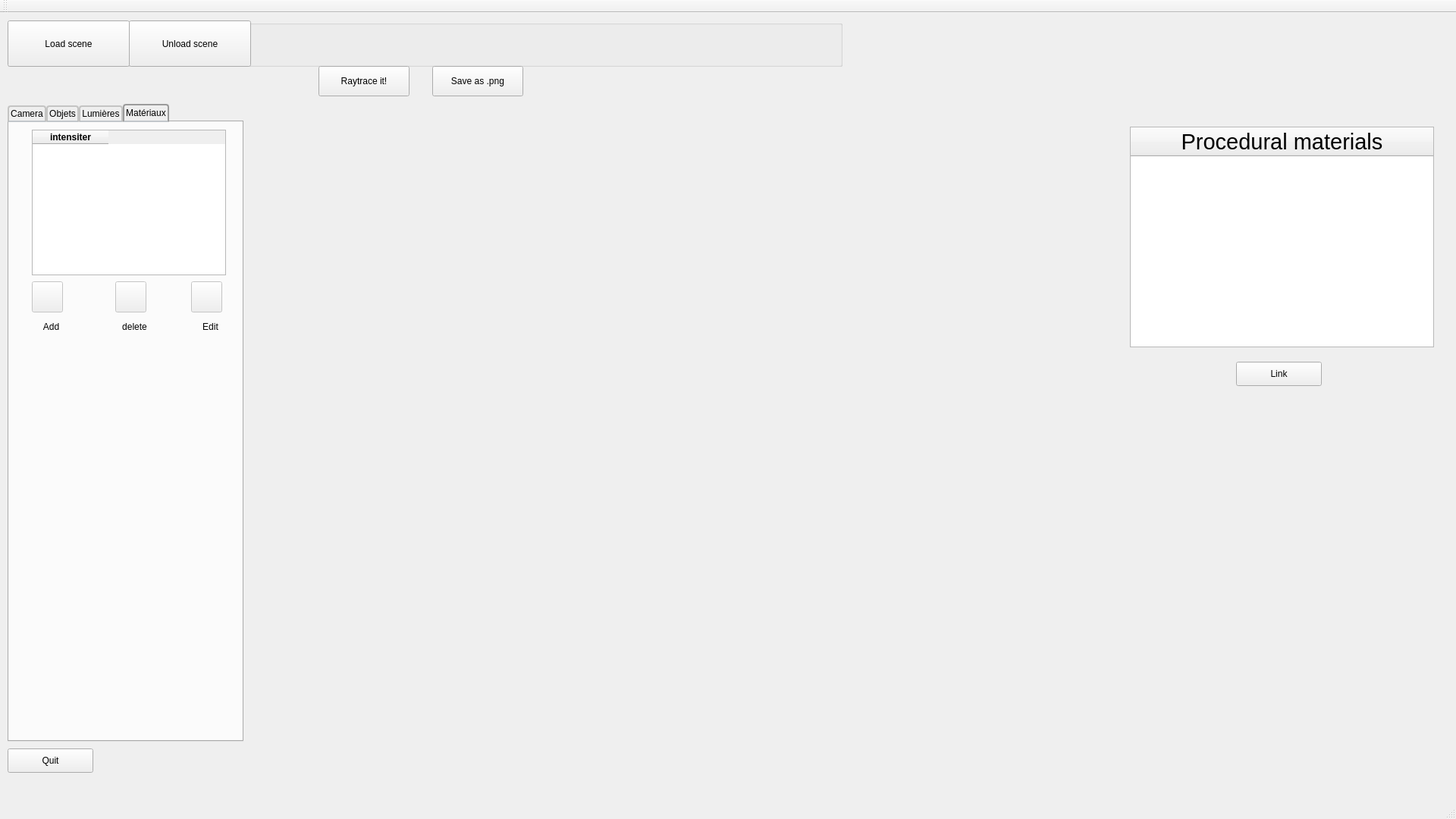
<?xml version="1.0" encoding="UTF-8"?>
<ui version="4.0">
 <class>MainWindow</class>
 <widget class="QMainWindow" name="MainWindow">
  <property name="windowModality">
   <enum>Qt::NonModal</enum>
  </property>
  <property name="geometry">
   <rect>
    <x>0</x>
    <y>0</y>
    <width>1920</width>
    <height>1080</height>
   </rect>
  </property>
  <property name="minimumSize">
   <size>
    <width>1920</width>
    <height>1080</height>
   </size>
  </property>
  <property name="maximumSize">
   <size>
    <width>1920</width>
    <height>1080</height>
   </size>
  </property>
  <property name="windowTitle">
   <string>Raytracer</string>
  </property>
  <widget class="QWidget" name="centralWidget">
   <widget class="QGroupBox" name="groupBox_3">
    <property name="geometry">
     <rect>
      <x>10</x>
      <y>10</y>
      <width>1101</width>
      <height>61</height>
     </rect>
    </property>
    <property name="title">
     <string/>
    </property>
    <widget class="QPushButton" name="loadButton">
     <property name="geometry">
      <rect>
       <x>0</x>
       <y>0</y>
       <width>161</width>
       <height>61</height>
      </rect>
     </property>
     <property name="text">
      <string>Load scene</string>
     </property>
     <property name="icon">
      <iconset>
       <normaloff>../../../../Downloads/open-folder.png</normaloff>../../../../Downloads/open-folder.png</iconset>
     </property>
     <property name="iconSize">
      <size>
       <width>32</width>
       <height>32</height>
      </size>
     </property>
     <property name="autoDefault">
      <bool>true</bool>
     </property>
     <property name="default">
      <bool>false</bool>
     </property>
     <property name="flat">
      <bool>false</bool>
     </property>
    </widget>
    <widget class="QPushButton" name="loadButton_2">
     <property name="geometry">
      <rect>
       <x>160</x>
       <y>0</y>
       <width>161</width>
       <height>61</height>
      </rect>
     </property>
     <property name="text">
      <string>Unload scene</string>
     </property>
     <property name="icon">
      <iconset>
       <normaloff>../../../../Downloads/open-folder.png</normaloff>../../../../Downloads/open-folder.png</iconset>
     </property>
     <property name="iconSize">
      <size>
       <width>32</width>
       <height>32</height>
      </size>
     </property>
     <property name="autoDefault">
      <bool>true</bool>
     </property>
     <property name="default">
      <bool>false</bool>
     </property>
     <property name="flat">
      <bool>false</bool>
     </property>
    </widget>
   </widget>
   <widget class="QPushButton" name="pushButton">
    <property name="enabled">
     <bool>true</bool>
    </property>
    <property name="geometry">
     <rect>
      <x>10</x>
      <y>970</y>
      <width>113</width>
      <height>32</height>
     </rect>
    </property>
    <property name="maximumSize">
     <size>
      <width>1080</width>
      <height>720</height>
     </size>
    </property>
    <property name="text">
     <string>Quit</string>
    </property>
    <property name="autoDefault">
     <bool>false</bool>
    </property>
    <property name="default">
     <bool>false</bool>
    </property>
    <property name="flat">
     <bool>false</bool>
    </property>
   </widget>
   <widget class="QPushButton" name="renderButton">
    <property name="geometry">
     <rect>
      <x>420</x>
      <y>70</y>
      <width>120</width>
      <height>40</height>
     </rect>
    </property>
    <property name="text">
     <string>Raytrace it!</string>
    </property>
   </widget>
   <widget class="QTabWidget" name="tabWidget">
    <property name="geometry">
     <rect>
      <x>10</x>
      <y>120</y>
      <width>311</width>
      <height>841</height>
     </rect>
    </property>
    <property name="styleSheet">
     <string notr="true"> QTabBar::tab {
     background: qlineargradient(x1: 0, y1: 0, x2: 0, y2: 1,
                                 stop: 0 #E1E1E1, stop: 0.4 #DDDDDD,
                                 stop: 0.5 #D8D8D8, stop: 1.0 #D3D3D3);
     border: 2px solid #C4C4C3;
     border-bottom-color: #C2C7CB; /* same as the pane color */
     border-top-left-radius: 4px;
     border-top-right-radius: 4px;
     min-width: 8ex;
     padding: 2px;
 }
 
 QTabBar::tab:selected, QTabBar::tab:hover {
     background: qlineargradient(x1: 0, y1: 0, x2: 0, y2: 1,
                                 stop: 0 #fafafa, stop: 0.4 #f4f4f4,
                                 stop: 0.5 #e7e7e7, stop: 1.0 #fafafa);
 }
 
 QTabBar::tab:selected {
     border-color: #9B9B9B;
     border-bottom-color: #C2C7CB; /* same as pane color */
 }
 
 QTabBar::tab:!selected {
     margin-top: 2px; /* make non-selected tabs look smaller */
 }
</string>
    </property>
    <property name="currentIndex">
     <number>3</number>
    </property>
    <property name="tabBarAutoHide">
     <bool>true</bool>
    </property>
    <widget class="QWidget" name="camera">
     <attribute name="title">
      <string>Camera</string>
     </attribute>
     <widget class="QLabel" name="label">
      <property name="geometry">
       <rect>
        <x>10</x>
        <y>20</y>
        <width>121</width>
        <height>21</height>
       </rect>
      </property>
      <property name="sizePolicy">
       <sizepolicy hsizetype="Preferred" vsizetype="Preferred">
        <horstretch>10</horstretch>
        <verstretch>10</verstretch>
       </sizepolicy>
      </property>
      <property name="text">
       <string>&lt;html&gt;&lt;head/&gt;&lt;body&gt;&lt;p&gt;&lt;span style=&quot; font-size:14pt;&quot;&gt;Windows Size (x) :&lt;/span&gt;&lt;/p&gt;&lt;/body&gt;&lt;/html&gt;</string>
      </property>
     </widget>
     <widget class="QLabel" name="label_2">
      <property name="geometry">
       <rect>
        <x>10</x>
        <y>60</y>
        <width>121</width>
        <height>21</height>
       </rect>
      </property>
      <property name="sizePolicy">
       <sizepolicy hsizetype="Preferred" vsizetype="Preferred">
        <horstretch>10</horstretch>
        <verstretch>10</verstretch>
       </sizepolicy>
      </property>
      <property name="text">
       <string>&lt;html&gt;&lt;head/&gt;&lt;body&gt;&lt;p&gt;&lt;span style=&quot; font-size:14pt;&quot;&gt;Windows Size (y) :&lt;/span&gt;&lt;/p&gt;&lt;/body&gt;&lt;/html&gt;</string>
      </property>
     </widget>
     <widget class="QLineEdit" name="lineEdit_cpx">
      <property name="geometry">
       <rect>
        <x>150</x>
        <y>100</y>
        <width>113</width>
        <height>21</height>
       </rect>
      </property>
      <property name="text">
       <string/>
      </property>
     </widget>
     <widget class="QLabel" name="label_3">
      <property name="geometry">
       <rect>
        <x>10</x>
        <y>100</y>
        <width>121</width>
        <height>21</height>
       </rect>
      </property>
      <property name="sizePolicy">
       <sizepolicy hsizetype="Preferred" vsizetype="Preferred">
        <horstretch>10</horstretch>
        <verstretch>10</verstretch>
       </sizepolicy>
      </property>
      <property name="text">
       <string>&lt;html&gt;&lt;head/&gt;&lt;body&gt;&lt;p&gt;&lt;span style=&quot; font-size:14pt;&quot;&gt;Camera pos (x) :&lt;/span&gt;&lt;/p&gt;&lt;p&gt;&lt;span style=&quot; font-size:14pt;&quot;&gt;&lt;br/&gt;&lt;/span&gt;&lt;/p&gt;&lt;p&gt;&lt;span style=&quot; font-size:14pt;&quot;&gt;&lt;br/&gt;&lt;/span&gt;&lt;/p&gt;&lt;/body&gt;&lt;/html&gt;</string>
      </property>
     </widget>
     <widget class="QLineEdit" name="lineEdit_cpy">
      <property name="geometry">
       <rect>
        <x>150</x>
        <y>140</y>
        <width>113</width>
        <height>21</height>
       </rect>
      </property>
      <property name="text">
       <string/>
      </property>
     </widget>
     <widget class="QLabel" name="label_4">
      <property name="geometry">
       <rect>
        <x>10</x>
        <y>140</y>
        <width>121</width>
        <height>21</height>
       </rect>
      </property>
      <property name="sizePolicy">
       <sizepolicy hsizetype="Preferred" vsizetype="Preferred">
        <horstretch>10</horstretch>
        <verstretch>10</verstretch>
       </sizepolicy>
      </property>
      <property name="text">
       <string>&lt;html&gt;&lt;head/&gt;&lt;body&gt;&lt;p&gt;&lt;span style=&quot; font-size:14pt;&quot;&gt;Camera pos (y) :&lt;/span&gt;&lt;/p&gt;&lt;p&gt;&lt;span style=&quot; font-size:14pt;&quot;&gt;&lt;br/&gt;&lt;/span&gt;&lt;/p&gt;&lt;p&gt;&lt;span style=&quot; font-size:14pt;&quot;&gt;&lt;br/&gt;&lt;/span&gt;&lt;/p&gt;&lt;/body&gt;&lt;/html&gt;</string>
      </property>
     </widget>
     <widget class="QLineEdit" name="lineEdit_cpz">
      <property name="geometry">
       <rect>
        <x>150</x>
        <y>180</y>
        <width>113</width>
        <height>21</height>
       </rect>
      </property>
      <property name="text">
       <string/>
      </property>
     </widget>
     <widget class="QLabel" name="label_5">
      <property name="geometry">
       <rect>
        <x>10</x>
        <y>180</y>
        <width>121</width>
        <height>21</height>
       </rect>
      </property>
      <property name="sizePolicy">
       <sizepolicy hsizetype="Preferred" vsizetype="Preferred">
        <horstretch>10</horstretch>
        <verstretch>10</verstretch>
       </sizepolicy>
      </property>
      <property name="text">
       <string>&lt;html&gt;&lt;head/&gt;&lt;body&gt;&lt;p&gt;&lt;span style=&quot; font-size:14pt;&quot;&gt;Camera pos (z) :&lt;/span&gt;&lt;/p&gt;&lt;p&gt;&lt;span style=&quot; font-size:14pt;&quot;&gt;&lt;br/&gt;&lt;/span&gt;&lt;/p&gt;&lt;p&gt;&lt;span style=&quot; font-size:14pt;&quot;&gt;&lt;br/&gt;&lt;/span&gt;&lt;/p&gt;&lt;/body&gt;&lt;/html&gt;</string>
      </property>
     </widget>
     <widget class="QLineEdit" name="lineEdit_laz">
      <property name="geometry">
       <rect>
        <x>150</x>
        <y>300</y>
        <width>113</width>
        <height>21</height>
       </rect>
      </property>
      <property name="text">
       <string/>
      </property>
     </widget>
     <widget class="QLabel" name="label_6">
      <property name="geometry">
       <rect>
        <x>10</x>
        <y>260</y>
        <width>121</width>
        <height>21</height>
       </rect>
      </property>
      <property name="sizePolicy">
       <sizepolicy hsizetype="Preferred" vsizetype="Preferred">
        <horstretch>10</horstretch>
        <verstretch>10</verstretch>
       </sizepolicy>
      </property>
      <property name="text">
       <string>&lt;html&gt;&lt;head/&gt;&lt;body&gt;&lt;p&gt;&lt;span style=&quot; font-size:14pt;&quot;&gt;Look at (y) :&lt;/span&gt;&lt;/p&gt;&lt;p&gt;&lt;span style=&quot; font-size:14pt;&quot;&gt;&lt;br/&gt;&lt;/span&gt;&lt;/p&gt;&lt;/body&gt;&lt;/html&gt;</string>
      </property>
     </widget>
     <widget class="QLineEdit" name="lineEdit_lax">
      <property name="geometry">
       <rect>
        <x>150</x>
        <y>220</y>
        <width>113</width>
        <height>21</height>
       </rect>
      </property>
      <property name="text">
       <string/>
      </property>
     </widget>
     <widget class="QLabel" name="label_7">
      <property name="geometry">
       <rect>
        <x>10</x>
        <y>300</y>
        <width>121</width>
        <height>21</height>
       </rect>
      </property>
      <property name="sizePolicy">
       <sizepolicy hsizetype="Preferred" vsizetype="Preferred">
        <horstretch>10</horstretch>
        <verstretch>10</verstretch>
       </sizepolicy>
      </property>
      <property name="text">
       <string>&lt;html&gt;&lt;head/&gt;&lt;body&gt;&lt;p&gt;&lt;span style=&quot; font-size:14pt;&quot;&gt;Look at (z) :&lt;/span&gt;&lt;/p&gt;&lt;/body&gt;&lt;/html&gt;</string>
      </property>
     </widget>
     <widget class="QLineEdit" name="lineEdit_lay">
      <property name="geometry">
       <rect>
        <x>150</x>
        <y>260</y>
        <width>113</width>
        <height>21</height>
       </rect>
      </property>
      <property name="text">
       <string/>
      </property>
     </widget>
     <widget class="QLabel" name="label_8">
      <property name="geometry">
       <rect>
        <x>10</x>
        <y>220</y>
        <width>121</width>
        <height>21</height>
       </rect>
      </property>
      <property name="sizePolicy">
       <sizepolicy hsizetype="Preferred" vsizetype="Preferred">
        <horstretch>10</horstretch>
        <verstretch>10</verstretch>
       </sizepolicy>
      </property>
      <property name="text">
       <string>&lt;html&gt;&lt;head/&gt;&lt;body&gt;&lt;p&gt;&lt;span style=&quot; font-size:14pt;&quot;&gt;Look at (x) : &lt;/span&gt;&lt;/p&gt;&lt;/body&gt;&lt;/html&gt;</string>
      </property>
     </widget>
     <widget class="QLabel" name="label_9">
      <property name="geometry">
       <rect>
        <x>20</x>
        <y>350</y>
        <width>121</width>
        <height>21</height>
       </rect>
      </property>
      <property name="sizePolicy">
       <sizepolicy hsizetype="Preferred" vsizetype="Preferred">
        <horstretch>10</horstretch>
        <verstretch>10</verstretch>
       </sizepolicy>
      </property>
      <property name="text">
       <string>&lt;html&gt;&lt;head/&gt;&lt;body&gt;&lt;p&gt;&lt;span style=&quot; font-size:14pt;&quot;&gt;Anti-Aliasing :&lt;/span&gt;&lt;/p&gt;&lt;p&gt;&lt;br/&gt;&lt;/p&gt;&lt;/body&gt;&lt;/html&gt;</string>
      </property>
     </widget>
     <widget class="QLabel" name="label_10">
      <property name="geometry">
       <rect>
        <x>170</x>
        <y>350</y>
        <width>121</width>
        <height>21</height>
       </rect>
      </property>
      <property name="sizePolicy">
       <sizepolicy hsizetype="Preferred" vsizetype="Preferred">
        <horstretch>10</horstretch>
        <verstretch>10</verstretch>
       </sizepolicy>
      </property>
      <property name="text">
       <string>&lt;html&gt;&lt;head/&gt;&lt;body&gt;&lt;p align=&quot;center&quot;&gt;FOV :&lt;/p&gt;&lt;p align=&quot;center&quot;&gt;&lt;br/&gt;&lt;/p&gt;&lt;/body&gt;&lt;/html&gt;</string>
      </property>
     </widget>
     <widget class="QComboBox" name="comboBox_wx">
      <property name="geometry">
       <rect>
        <x>150</x>
        <y>20</y>
        <width>111</width>
        <height>26</height>
       </rect>
      </property>
     </widget>
     <widget class="QComboBox" name="comboBox_wy">
      <property name="geometry">
       <rect>
        <x>150</x>
        <y>60</y>
        <width>111</width>
        <height>26</height>
       </rect>
      </property>
     </widget>
     <widget class="QSlider" name="horizontalSlider_fov">
      <property name="geometry">
       <rect>
        <x>160</x>
        <y>380</y>
        <width>141</width>
        <height>22</height>
       </rect>
      </property>
      <property name="minimum">
       <number>50</number>
      </property>
      <property name="maximum">
       <number>360</number>
      </property>
      <property name="value">
       <number>70</number>
      </property>
      <property name="orientation">
       <enum>Qt::Horizontal</enum>
      </property>
     </widget>
     <widget class="QLabel" name="LabelAA">
      <property name="geometry">
       <rect>
        <x>30</x>
        <y>370</y>
        <width>59</width>
        <height>16</height>
       </rect>
      </property>
      <property name="text">
       <string>&lt;html&gt;&lt;head/&gt;&lt;body&gt;&lt;p align=&quot;center&quot;&gt;2&lt;/p&gt;&lt;/body&gt;&lt;/html&gt;</string>
      </property>
     </widget>
     <widget class="QLabel" name="labelFOV">
      <property name="geometry">
       <rect>
        <x>200</x>
        <y>370</y>
        <width>59</width>
        <height>16</height>
       </rect>
      </property>
      <property name="text">
       <string>&lt;html&gt;&lt;head/&gt;&lt;body&gt;&lt;p align=&quot;center&quot;&gt;70&lt;/p&gt;&lt;/body&gt;&lt;/html&gt;</string>
      </property>
     </widget>
     <widget class="QSlider" name="horizontalSlider_aa">
      <property name="geometry">
       <rect>
        <x>0</x>
        <y>380</y>
        <width>141</width>
        <height>22</height>
       </rect>
      </property>
      <property name="minimum">
       <number>1</number>
      </property>
      <property name="maximum">
       <number>16</number>
      </property>
      <property name="value">
       <number>2</number>
      </property>
      <property name="orientation">
       <enum>Qt::Horizontal</enum>
      </property>
     </widget>
     <widget class="QLineEdit" name="lineEdit_ss">
      <property name="geometry">
       <rect>
        <x>170</x>
        <y>450</y>
        <width>113</width>
        <height>21</height>
       </rect>
      </property>
      <property name="text">
       <string/>
      </property>
      <property name="placeholderText">
       <string> into 1 to 1024</string>
      </property>
     </widget>
     <widget class="QLabel" name="label_11">
      <property name="geometry">
       <rect>
        <x>30</x>
        <y>450</y>
        <width>121</width>
        <height>21</height>
       </rect>
      </property>
      <property name="sizePolicy">
       <sizepolicy hsizetype="Preferred" vsizetype="Preferred">
        <horstretch>10</horstretch>
        <verstretch>10</verstretch>
       </sizepolicy>
      </property>
      <property name="text">
       <string>&lt;html&gt;&lt;head/&gt;&lt;body&gt;&lt;p&gt;&lt;span style=&quot; font-size:14pt;&quot;&gt;Shadow Sampling :&lt;/span&gt;&lt;/p&gt;&lt;/body&gt;&lt;/html&gt;</string>
      </property>
     </widget>
     <widget class="QLabel" name="label_12">
      <property name="geometry">
       <rect>
        <x>10</x>
        <y>420</y>
        <width>131</width>
        <height>21</height>
       </rect>
      </property>
      <property name="sizePolicy">
       <sizepolicy hsizetype="Preferred" vsizetype="Preferred">
        <horstretch>10</horstretch>
        <verstretch>10</verstretch>
       </sizepolicy>
      </property>
      <property name="text">
       <string>&lt;html&gt;&lt;head/&gt;&lt;body&gt;&lt;p&gt;Soft Shadow :&lt;/p&gt;&lt;/body&gt;&lt;/html&gt;</string>
      </property>
     </widget>
     <widget class="QComboBox" name="comboBox_ao">
      <property name="geometry">
       <rect>
        <x>150</x>
        <y>420</y>
        <width>111</width>
        <height>26</height>
       </rect>
      </property>
      <property name="currentText">
       <string/>
      </property>
     </widget>
     <widget class="QLabel" name="label_13">
      <property name="geometry">
       <rect>
        <x>10</x>
        <y>490</y>
        <width>131</width>
        <height>21</height>
       </rect>
      </property>
      <property name="sizePolicy">
       <sizepolicy hsizetype="Preferred" vsizetype="Preferred">
        <horstretch>10</horstretch>
        <verstretch>10</verstretch>
       </sizepolicy>
      </property>
      <property name="text">
       <string>&lt;html&gt;&lt;head/&gt;&lt;body&gt;&lt;p&gt;Filtre&lt;/p&gt;&lt;/body&gt;&lt;/html&gt;</string>
      </property>
     </widget>
     <widget class="QComboBox" name="comboBox_filtre">
      <property name="geometry">
       <rect>
        <x>150</x>
        <y>490</y>
        <width>111</width>
        <height>26</height>
       </rect>
      </property>
      <property name="currentText">
       <string/>
      </property>
     </widget>
    </widget>
    <widget class="QWidget" name="tab_2">
     <attribute name="title">
      <string>Objets</string>
     </attribute>
     <widget class="QTableWidget" name="listObject">
      <property name="geometry">
       <rect>
        <x>30</x>
        <y>10</y>
        <width>256</width>
        <height>192</height>
       </rect>
      </property>
      <property name="styleSheet">
       <string notr="true">QTableView {
   	text-align: center;

}</string>
      </property>
      <property name="lineWidth">
       <number>1</number>
      </property>
      <column>
       <property name="text">
        <string>type</string>
       </property>
       <property name="font">
        <font>
         <weight>75</weight>
         <bold>true</bold>
        </font>
       </property>
       <property name="textAlignment">
        <set>AlignCenter</set>
       </property>
       <property name="foreground">
        <brush brushstyle="SolidPattern">
         <color alpha="255">
          <red>0</red>
          <green>0</green>
          <blue>0</blue>
         </color>
        </brush>
       </property>
      </column>
     </widget>
     <widget class="QPushButton" name="editButtonObj">
      <property name="enabled">
       <bool>false</bool>
      </property>
      <property name="geometry">
       <rect>
        <x>240</x>
        <y>210</y>
        <width>41</width>
        <height>41</height>
       </rect>
      </property>
      <property name="text">
       <string/>
      </property>
      <property name="icon">
       <iconset>
        <normaloff>../../../../Downloads/pencil-edit-button.png</normaloff>../../../../Downloads/pencil-edit-button.png</iconset>
      </property>
      <property name="iconSize">
       <size>
        <width>32</width>
        <height>32</height>
       </size>
      </property>
      <property name="autoDefault">
       <bool>true</bool>
      </property>
      <property name="default">
       <bool>false</bool>
      </property>
      <property name="flat">
       <bool>false</bool>
      </property>
     </widget>
     <widget class="QPushButton" name="editButtonObj_2">
      <property name="enabled">
       <bool>false</bool>
      </property>
      <property name="geometry">
       <rect>
        <x>140</x>
        <y>210</y>
        <width>41</width>
        <height>41</height>
       </rect>
      </property>
      <property name="text">
       <string/>
      </property>
      <property name="icon">
       <iconset>
        <normaloff>../../../../Downloads/cross-remove-sign.png</normaloff>../../../../Downloads/cross-remove-sign.png</iconset>
      </property>
      <property name="iconSize">
       <size>
        <width>32</width>
        <height>32</height>
       </size>
      </property>
      <property name="autoDefault">
       <bool>true</bool>
      </property>
      <property name="default">
       <bool>false</bool>
      </property>
      <property name="flat">
       <bool>false</bool>
      </property>
     </widget>
     <widget class="QPushButton" name="editButtonObj_4">
      <property name="enabled">
       <bool>false</bool>
      </property>
      <property name="geometry">
       <rect>
        <x>30</x>
        <y>210</y>
        <width>41</width>
        <height>41</height>
       </rect>
      </property>
      <property name="text">
       <string/>
      </property>
      <property name="icon">
       <iconset>
        <normaloff>../../../../Downloads/plus.png</normaloff>../../../../Downloads/plus.png</iconset>
      </property>
      <property name="iconSize">
       <size>
        <width>32</width>
        <height>32</height>
       </size>
      </property>
      <property name="autoDefault">
       <bool>true</bool>
      </property>
      <property name="default">
       <bool>false</bool>
      </property>
      <property name="flat">
       <bool>false</bool>
      </property>
     </widget>
     <widget class="QLabel" name="label_14">
      <property name="geometry">
       <rect>
        <x>15</x>
        <y>260</y>
        <width>71</width>
        <height>20</height>
       </rect>
      </property>
      <property name="text">
       <string>Add</string>
      </property>
      <property name="alignment">
       <set>Qt::AlignCenter</set>
      </property>
     </widget>
     <widget class="QLabel" name="label_15">
      <property name="geometry">
       <rect>
        <x>120</x>
        <y>260</y>
        <width>81</width>
        <height>20</height>
       </rect>
      </property>
      <property name="text">
       <string>delete</string>
      </property>
      <property name="alignment">
       <set>Qt::AlignCenter</set>
      </property>
     </widget>
     <widget class="QLabel" name="label_16">
      <property name="geometry">
       <rect>
        <x>225</x>
        <y>260</y>
        <width>71</width>
        <height>20</height>
       </rect>
      </property>
      <property name="text">
       <string>Edit</string>
      </property>
      <property name="alignment">
       <set>Qt::AlignCenter</set>
      </property>
     </widget>
    </widget>
    <widget class="QWidget" name="tab">
     <attribute name="title">
      <string>Lumières</string>
     </attribute>
     <widget class="QTableWidget" name="listLight">
      <property name="geometry">
       <rect>
        <x>30</x>
        <y>10</y>
        <width>256</width>
        <height>192</height>
       </rect>
      </property>
      <property name="styleSheet">
       <string notr="true">QTableView {
   	text-align: center;

}</string>
      </property>
      <property name="lineWidth">
       <number>1</number>
      </property>
      <column>
       <property name="text">
        <string>intensiter</string>
       </property>
       <property name="font">
        <font>
         <weight>75</weight>
         <bold>true</bold>
        </font>
       </property>
       <property name="textAlignment">
        <set>AlignCenter</set>
       </property>
       <property name="foreground">
        <brush brushstyle="SolidPattern">
         <color alpha="255">
          <red>0</red>
          <green>0</green>
          <blue>0</blue>
         </color>
        </brush>
       </property>
      </column>
     </widget>
    </widget>
    <widget class="QWidget" name="tab_3">
     <attribute name="title">
      <string>Matériaux</string>
     </attribute>
     <widget class="QTableWidget" name="listMat">
      <property name="geometry">
       <rect>
        <x>30</x>
        <y>10</y>
        <width>256</width>
        <height>192</height>
       </rect>
      </property>
      <property name="styleSheet">
       <string notr="true">QTableView {
   	text-align: center;

}</string>
      </property>
      <property name="lineWidth">
       <number>1</number>
      </property>
      <column>
       <property name="text">
        <string>intensiter</string>
       </property>
       <property name="font">
        <font>
         <weight>75</weight>
         <bold>true</bold>
        </font>
       </property>
       <property name="textAlignment">
        <set>AlignCenter</set>
       </property>
       <property name="foreground">
        <brush brushstyle="SolidPattern">
         <color alpha="255">
          <red>0</red>
          <green>0</green>
          <blue>0</blue>
         </color>
        </brush>
       </property>
      </column>
     </widget>
     <widget class="QPushButton" name="editButtonObj_3">
      <property name="enabled">
       <bool>false</bool>
      </property>
      <property name="geometry">
       <rect>
        <x>140</x>
        <y>210</y>
        <width>41</width>
        <height>41</height>
       </rect>
      </property>
      <property name="text">
       <string/>
      </property>
      <property name="icon">
       <iconset>
        <normaloff>../../../../Downloads/cross-remove-sign.png</normaloff>../../../../Downloads/cross-remove-sign.png</iconset>
      </property>
      <property name="iconSize">
       <size>
        <width>32</width>
        <height>32</height>
       </size>
      </property>
      <property name="autoDefault">
       <bool>true</bool>
      </property>
      <property name="default">
       <bool>false</bool>
      </property>
      <property name="flat">
       <bool>false</bool>
      </property>
     </widget>
     <widget class="QPushButton" name="editButtonObj_5">
      <property name="enabled">
       <bool>false</bool>
      </property>
      <property name="geometry">
       <rect>
        <x>30</x>
        <y>210</y>
        <width>41</width>
        <height>41</height>
       </rect>
      </property>
      <property name="text">
       <string/>
      </property>
      <property name="icon">
       <iconset>
        <normaloff>../../../../Downloads/plus.png</normaloff>../../../../Downloads/plus.png</iconset>
      </property>
      <property name="iconSize">
       <size>
        <width>32</width>
        <height>32</height>
       </size>
      </property>
      <property name="autoDefault">
       <bool>true</bool>
      </property>
      <property name="default">
       <bool>false</bool>
      </property>
      <property name="flat">
       <bool>false</bool>
      </property>
     </widget>
     <widget class="QPushButton" name="editButtonObj_6">
      <property name="enabled">
       <bool>false</bool>
      </property>
      <property name="geometry">
       <rect>
        <x>240</x>
        <y>210</y>
        <width>41</width>
        <height>41</height>
       </rect>
      </property>
      <property name="text">
       <string/>
      </property>
      <property name="icon">
       <iconset>
        <normaloff>../../../../Downloads/pencil-edit-button.png</normaloff>../../../../Downloads/pencil-edit-button.png</iconset>
      </property>
      <property name="iconSize">
       <size>
        <width>32</width>
        <height>32</height>
       </size>
      </property>
      <property name="autoDefault">
       <bool>true</bool>
      </property>
      <property name="default">
       <bool>false</bool>
      </property>
      <property name="flat">
       <bool>false</bool>
      </property>
     </widget>
     <widget class="QLabel" name="label_17">
      <property name="geometry">
       <rect>
        <x>20</x>
        <y>260</y>
        <width>71</width>
        <height>20</height>
       </rect>
      </property>
      <property name="text">
       <string>Add</string>
      </property>
      <property name="alignment">
       <set>Qt::AlignCenter</set>
      </property>
     </widget>
     <widget class="QLabel" name="label_18">
      <property name="geometry">
       <rect>
        <x>125</x>
        <y>260</y>
        <width>81</width>
        <height>20</height>
       </rect>
      </property>
      <property name="text">
       <string>delete</string>
      </property>
      <property name="alignment">
       <set>Qt::AlignCenter</set>
      </property>
     </widget>
     <widget class="QLabel" name="label_19">
      <property name="geometry">
       <rect>
        <x>230</x>
        <y>260</y>
        <width>71</width>
        <height>20</height>
       </rect>
      </property>
      <property name="text">
       <string>Edit</string>
      </property>
      <property name="alignment">
       <set>Qt::AlignCenter</set>
      </property>
     </widget>
    </widget>
   </widget>
   <widget class="QPushButton" name="saveButton">
    <property name="geometry">
     <rect>
      <x>570</x>
      <y>70</y>
      <width>120</width>
      <height>40</height>
     </rect>
    </property>
    <property name="text">
     <string>Save as .png</string>
    </property>
   </widget>
   <widget class="GlWindow" name="glWdiget" native="true">
    <property name="geometry">
     <rect>
      <x>350</x>
      <y>150</y>
      <width>1080</width>
      <height>720</height>
     </rect>
    </property>
   </widget>
   <widget class="QTableWidget" name="listProMat">
    <property name="geometry">
     <rect>
      <x>1490</x>
      <y>150</y>
      <width>401</width>
      <height>291</height>
     </rect>
    </property>
    <property name="styleSheet">
     <string notr="true">QTableView {
   	text-align: center;

}</string>
    </property>
    <property name="lineWidth">
     <number>1</number>
    </property>
    <attribute name="horizontalHeaderVisible">
     <bool>true</bool>
    </attribute>
    <attribute name="horizontalHeaderCascadingSectionResizes">
     <bool>false</bool>
    </attribute>
    <attribute name="horizontalHeaderDefaultSectionSize">
     <number>210</number>
    </attribute>
    <attribute name="horizontalHeaderHighlightSections">
     <bool>false</bool>
    </attribute>
    <attribute name="horizontalHeaderStretchLastSection">
     <bool>true</bool>
    </attribute>
    <attribute name="verticalHeaderVisible">
     <bool>true</bool>
    </attribute>
    <attribute name="verticalHeaderHighlightSections">
     <bool>true</bool>
    </attribute>
    <column>
     <property name="text">
      <string>Procedural materials</string>
     </property>
     <property name="font">
      <font>
       <pointsize>22</pointsize>
      </font>
     </property>
    </column>
   </widget>
   <widget class="QPushButton" name="pushButton_2">
    <property name="geometry">
     <rect>
      <x>1630</x>
      <y>460</y>
      <width>113</width>
      <height>32</height>
     </rect>
    </property>
    <property name="text">
     <string>Link</string>
    </property>
   </widget>
  </widget>
  <widget class="QMenuBar" name="menuBar">
   <property name="geometry">
    <rect>
     <x>0</x>
     <y>0</y>
     <width>1920</width>
     <height>26</height>
    </rect>
   </property>
  </widget>
  <widget class="QToolBar" name="mainToolBar">
   <attribute name="toolBarArea">
    <enum>TopToolBarArea</enum>
   </attribute>
   <attribute name="toolBarBreak">
    <bool>false</bool>
   </attribute>
  </widget>
  <widget class="QStatusBar" name="statusBar"/>
 </widget>
 <layoutdefault spacing="6" margin="11"/>
 <customwidgets>
  <customwidget>
   <class>GlWindow</class>
   <extends>QWidget</extends>
   <header location="global">glwindow.h</header>
   <container>1</container>
   <slots>
    <slot>raytrace_button()</slot>
    <slot>save_button()</slot>
   </slots>
  </customwidget>
 </customwidgets>
 <resources/>
 <connections>
  <connection>
   <sender>pushButton</sender>
   <signal>clicked()</signal>
   <receiver>MainWindow</receiver>
   <slot>CloseWindow()</slot>
   <hints>
    <hint type="sourcelabel">
     <x>122</x>
     <y>1009</y>
    </hint>
    <hint type="destinationlabel">
     <x>358</x>
     <y>207</y>
    </hint>
   </hints>
  </connection>
  <connection>
   <sender>renderButton</sender>
   <signal>clicked()</signal>
   <receiver>glWdiget</receiver>
   <slot>raytrace_button()</slot>
   <hints>
    <hint type="sourcelabel">
     <x>495</x>
     <y>135</y>
    </hint>
    <hint type="destinationlabel">
     <x>575</x>
     <y>258</y>
    </hint>
   </hints>
  </connection>
  <connection>
   <sender>saveButton</sender>
   <signal>clicked()</signal>
   <receiver>glWdiget</receiver>
   <slot>save_button()</slot>
   <hints>
    <hint type="sourcelabel">
     <x>625</x>
     <y>122</y>
    </hint>
    <hint type="destinationlabel">
     <x>769</x>
     <y>237</y>
    </hint>
   </hints>
  </connection>
 </connections>
 <slots>
  <slot>SousaEstPD(bool)</slot>
  <slot>CloseWindow()</slot>
  <slot>show_pop()</slot>
 </slots>
</ui>
